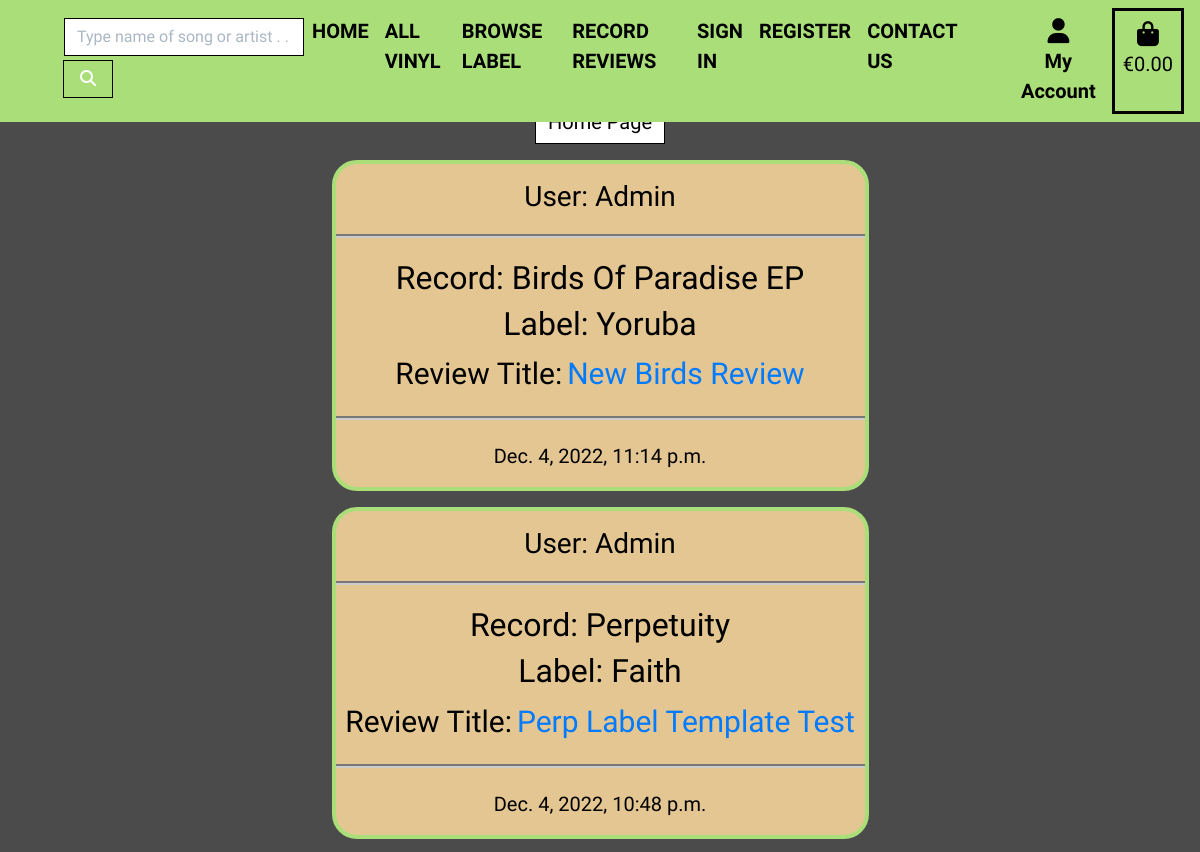
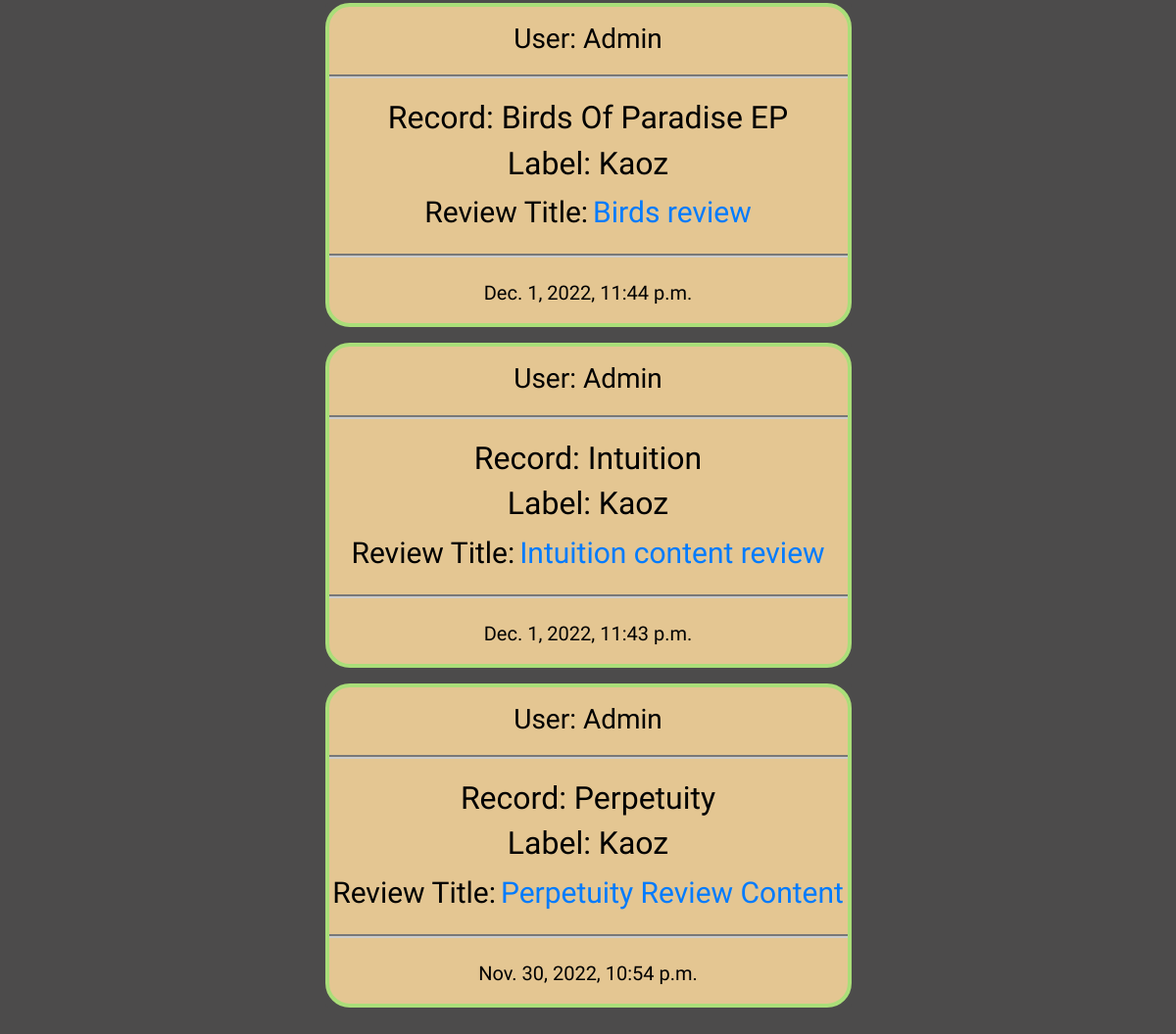
Page /reviews/posted_review/ on the committed database (2 pictures, top to bottom).
### reviews/models.py (models this page shows, shortened)
class Review(models.Model):
    title = models.ForeignKey(
        Record, on_delete=models.CASCADE, max_length=100, blank=False
    )
    label = models.ForeignKey(
        Label, on_delete=models.CASCADE, max_length=100,
        blank=False, default='1'
    )
    user = models.ForeignKey(
        User, on_delete=models.CASCADE, blank=False
    )
    subject = models.CharField(
        max_length=100, null=False, blank=False, default='Enter Review Title'
    )
    content = models.TextField()
    status = models.IntegerField(choices=STATUS, default=0)
    created_on = models.DateTimeField(auto_now_add=True)
    updated_on = models.DateTimeField(auto_now=True)
    class Meta:
        ordering = ["-created_on"]

### products/models.py (models this page shows, shortened)
class Record(models.Model):
    title = models.CharField(max_length=254)
    artist = models.CharField(max_length=254)
    producer = models.CharField(max_length=254, default="")
    label = models.ForeignKey(Label, on_delete=models.CASCADE)
    price = models.DecimalField(max_digits=4, decimal_places=2)
    track = models.CharField(
        max_length=500, null=False, blank=False, default=""
    )
    description = models.TextField(null=True, blank=True)
    image_url = models.URLField(max_length=1024, null=True, blank=True)
    image = models.ImageField(null=True, blank=True)
    def __str__(self):
        return self.title

class Label(models.Model):
    label = models.CharField(max_length=150)
    friendly_name = models.CharField(max_length=254)
    def __str__(self):
        return self.label

### reviews/views.py (the view)
class ReviewList(ListView):
    model = Review
    queryset = Review.objects.filter(status=1).order_by("-created_on")
    template_name = "reviews/posted_review.html"
    paginate_by = 6

### basket/contexts.py (called while the page is built, shortened)
def basket_contents(request):
    basket_items = []
    total = 0
    record_count = 0
    basket = request.session.get('basket', {})
    delivery = total * Decimal(settings.DELIVERY_PERCENTAGE / 100)
    grand_total = total + delivery
    context = {
        'basket_items': basket_items,
        'total': total,
        'record_count': record_count,
        'delivery': delivery,
        'grand_total': grand_total,
    }
    return context

### reviews/templates/reviews/posted_review.html (shortened to what this page needs)
{% extends "base.html" %}
{% load static %}
{% block content %}
<div class="container-fluid p-5 mt-5">
    <div class="text-center pb-0 mt-1">
        <a class="btn btn-outline-black rounded-0 text-white span-nav" href="{% url 'products' %}">Home Page</a>
    </div>
    <div class="row">
        {% for review in review_list %}
        <div class="col-md-6 offset-md-3 mt-2 pt-2">
            <div class="card text-center">
                <div class="review-card text-white">
                    <h3 class="text-black pt-3 pb-0">User: {{ review.user }}</h3>
                    <hr class="hr-white">
                    <h2 class="text-black">Record: {{ review.title }}</h2>
                    <h2 class="text-black">Label: {{ review.label }}</h2>
                        <span class="span-review text-black">Review Title:</span>
                        <a href="{% url 'review_detail' review.pk review.title %}" class="review-link">
                        <span class="span-review"> {{ review.subject }}</span>
                        </a>
                    <br>
                    <hr class="hr-white">
                    <div class="text-black pb-3">{{ review.created_on}}
                    </div>
                </div>
            </div>
        </div>
        {% if forloop.counter|divisibleby:3 %}
    </div>
    <div class="row">
        {% endif %}
        {% endfor %}
    </div>
{% endblock %}

### static/css/base.css (style rules this page uses)
html { height: 100%; }
body { font-family: 'Squada One', sans-serif; font-size: 20px; background: rgb(76, 75, 75); height: calc(100vh - 164px); margin: 0; padding: 0; }
.span-nav { font-size: 20px; }
.card { background: rgb(76, 75, 75); border: rgb(76, 75, 75); }
.review-card { background-color: #e4c692; border-radius: 25px; border: 4px solid rgb(170, 222, 121); }
.review-link { font-size: 30px; }
.span-review { font-size: 30px; }
.hr-white { display: block; height: 1px; border: 0; border-top: 4px groove #ccc; margin: 1em 0; padding: 0; }
.btn-outline-black { background: white; color: black !important; border: 1px solid black; }
.text-black { color: #000 !important; }

### rows in the picture
Review: user "Admin", title "Birds Of Paradise EP", label "Yoruba", subject "New Birds Review", created_on "Dec. 4, 2022, 11:14 p.m."
Review: user "Admin", title "Perpetuity", label "Faith", subject "Perp Label Template Test", created_on "Dec. 4, 2022, 10:48 p.m."
Review: user "Admin", title "Birds Of Paradise EP", label "Kaoz", subject "Birds review", created_on "Dec. 1, 2022, 11:44 p.m."
Review: user "Admin", title "Intuition", label "Kaoz", subject "Intuition content review", created_on "Dec. 1, 2022, 11:43 p.m."
Review: user "Admin", title "Perpetuity", label "Kaoz", subject "Perpetuity Review Content", created_on "Nov. 30, 2022, 10:54 p.m."
